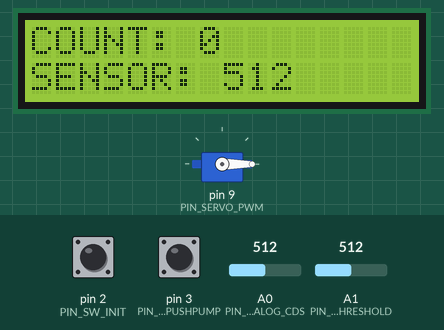
The sketch below on a simulated Arduino Uno, built with avr-gcc and run on an emulated ATmega328P. On the bench: servo, 16×2 character LCD. The test bench sets the inputs (shaded band); at power-on: A0 (PIN_ANALOG_CDS) = 512, A1 (PIN_CDS_THRESHOLD) = 512, pin 2 (PIN_SW_INIT) HIGH, pin 3 (PIN_SW_PUSHPUMP) HIGH. What the sketch prints to the serial monitor is not drawn.

Above: at 1.2 s.
1.3 s: A0 (PIN_ANALOG_CDS) set to 522
At 3.7 s:
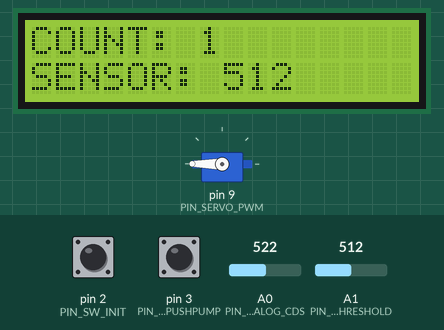
4.0 s: A1 (PIN_CDS_THRESHOLD) set to 537
At 4.9 s:
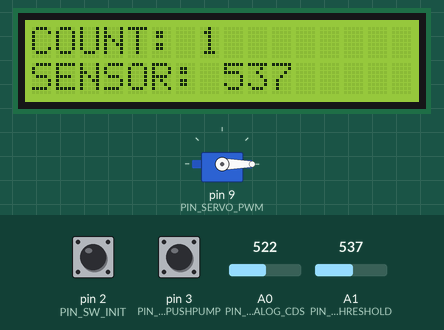
6.1 s: A1 (PIN_CDS_THRESHOLD) set to 511
At 6.9 s:
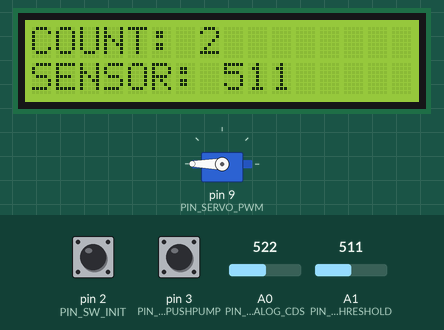
8.1 s: pin 2 (PIN_SW_INIT) pulled LOW for 1.2 s
At 8.7 s:
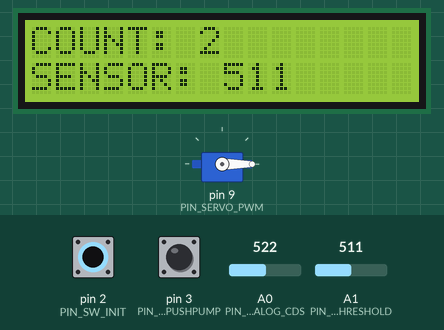
10.8 s: A1 (PIN_CDS_THRESHOLD) set to 306
At 12.3 s:
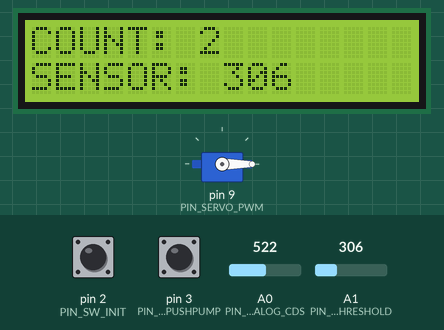
12.6 s: pin 3 (PIN_SW_PUSHPUMP) pulled LOW for 1.2 s
At 13.0 s:
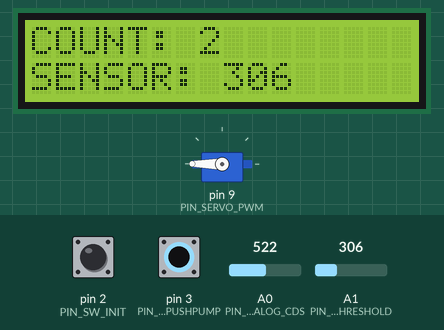
Timing chart, 0 to 15.6 s (numbered marks = the images above; inputs shaded):
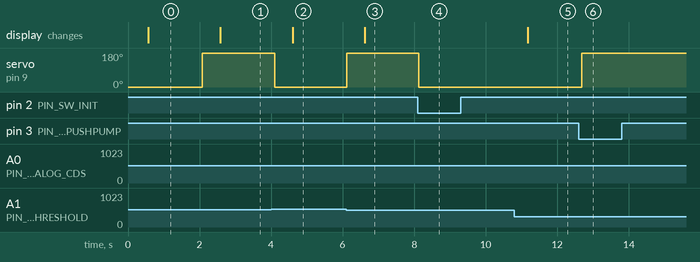

Measured:
- the behaviour switches between 512 and 513 on A0 (PIN_ANALOG_CDS) (found by bisection; images 0 and 1)
- the behaviour switches between 521 and 522 on A1 (PIN_CDS_THRESHOLD) (found by bisection; images 1 and 2)
- after the input at 1.3 s, servo on pin 9 (PIN_SERVO_PWM): 0° → 180° after 0.78 s; the display: changes after 1.3 s (image 1)
- after the input at 4.0 s, servo on pin 9 (PIN_SERVO_PWM): 180° → 0° after 0.10 s; the display: changes after 0.60 s (image 2)
- after the input at 6.1 s, servo on pin 9 (PIN_SERVO_PWM): 0° → 180° at once; the display: changes after 0.52 s (image 3)
- after the input at 8.1 s, servo on pin 9 (PIN_SERVO_PWM): 180° → 0° at once
- after the input at 10.8 s, the display: changes after 0.37 s (image 5)
- after the input at 12.6 s, servo on pin 9 (PIN_SERVO_PWM): 0° → 180° after 0.08 s

The sketch:

autosanitizer.ino
```cpp
// (licence header left out)
#include <Servo.h>
#include <LiquidCrystal.h>

#define PIN_SERVO_PWM     9
#define PIN_SW_INIT       2
#define PIN_SW_PUSHPUMP   3
#define PIN_ANALOG_CDS    0
#define PIN_CDS_THRESHOLD 1
#define PIN_LCD_RS        4 // LCD register select signal
#define PIN_LCD_EN        6 // LCD operation enable signal
#define PIN_LCD_DB4      10 // LCD data bus line
#define PIN_LCD_DB5      11 // LCD data bus line
#define PIN_LCD_DB6      12 // LCD data bus line
#define PIN_LCD_DB7      13 // LCD data bus line

// Prototype definitions
void display_status();

// servo instance
Servo servo;

// LCD instance
LiquidCrystal lcd(PIN_LCD_RS, PIN_LCD_EN, PIN_LCD_DB4, PIN_LCD_DB5, PIN_LCD_DB6, PIN_LCD_DB7);


// CDS threshold default value
int cds_detectval = 100;

// status definitions
int pumping = 0;
int pumpcount = 0;


void setup() {
  // put your setup code here, to run once:

  // Initialize for Serial debug
  Serial.begin(115200);

  // Initialize for servo
  servo.attach(PIN_SERVO_PWM);
  servo.write(0);

  // Initialize for button
  pinMode(PIN_SW_INIT, INPUT_PULLUP);
  pinMode(PIN_SW_PUSHPUMP, INPUT_PULLUP);

  // Initialize for LCD
  lcd.begin( 16, 2 );
  lcd.clear();
  lcd.setCursor(0, 0);

}

void loop() {
  // put your main code here, to run repeatedly:
  int i;
  int analog_val;

  // button operation
  if(digitalRead(PIN_SW_INIT) == LOW){
    servo.write(0);
  } else if(digitalRead(PIN_SW_PUSHPUMP) == LOW) {
    servo.write(180);
  }

  // Read analog value from variable register
  analog_val = analogRead(PIN_ANALOG_CDS);
  // Debug print
  Serial.print("Cds value : ");
  Serial.print(analog_val, DEC);
  Serial.print("\n");

  cds_detectval = analogRead(PIN_CDS_THRESHOLD);
  // Debug print
  Serial.print("Sensor detect value: ");
  Serial.print(cds_detectval, DEC);
  Serial.print("\n");

  if( analog_val>cds_detectval){
    // Debug print
    Serial.print("Detect cds dark state\n");
    if(pumping == 0){
      // pumping lequid
      Serial.print("Pumping lequid\n");
      servo.write(180);
      pumping = 1;
      pumpcount++;
      delay(500);
      }
  } else {
    Serial.print("Stop pumping\n");
    servo.write(0);
    pumping = 0;
    delay(500);
  }

  //Display current status to LCD
  display_status();

  //wait for loop
  delay(500);

}


void display_status()
{
//  lcd.clear();
  lcd.clear();

  //Display pump counter
  lcd.setCursor(0, 0);
  lcd.print("COUNT: ");
  lcd.print(pumpcount, DEC);

  //Display CdS threshold
  lcd.setCursor(0, 1);
  lcd.print("SENSOR: ");
  lcd.print(cds_detectval, DEC);

}
```
